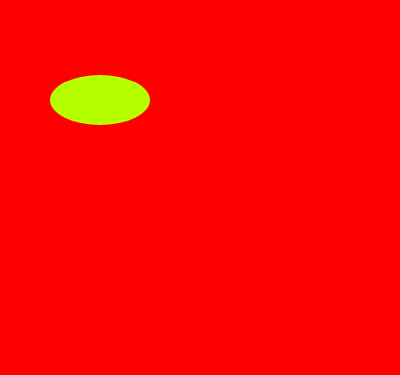
Frame 1 (no input)
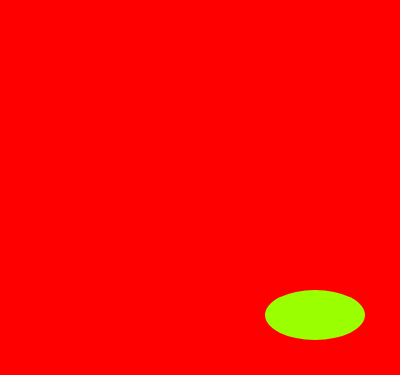
Frame 60 (no input)
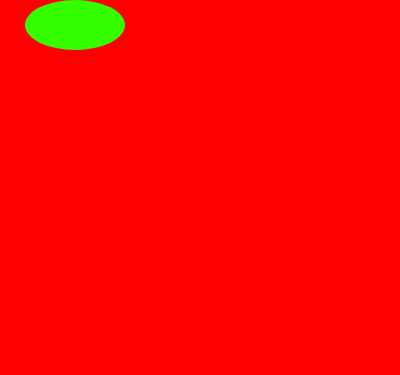
Frame 120 (the mouse pressed at the canvas centre since frame 60)

The p5.js sketch that drew these frames (run headless with seeded random() and noise() and a simulated clock; from frame 60 on, the mouse is pressed at the canvas centre):

// p5.js sketch
// ── sketch.js
let counter = 100;
let direction = 1;
let posX = 100;
let posY = 100;
let directionX = 1;
let directionY = 1;
let velocity = 5;
function setup() {
  // put setup code here
  createCanvas(400, 375);// or choose a size
  background(255, 0, 0);
}
function draw() {
  // the code in here runs at 60 fps
  background(255, 0, 0);
  noStroke();
  let r = random(255);
  // console.log(r);
  fill(r, 255, 0);
  let w = 100; // this is the width of the ellipse
  let h = 50;
  ellipse(posX, posY, w, h);
  // counter = counter + direction

  // here we change the direction for the X - AXIS
  if (posX > width - (w / 2) || posX < 0 + (w / 2)) {
    directionX *= -1;
  }

  // here we change the direction for the Y - AXIS
  if (posY > height - (h / 2) || posY < 0 + (h / 2)) {
    directionY *= -1;
  }


  // here we change the position according to direction and velocity
  posX += directionX * velocity;
  posY += directionY * velocity;


  counter += direction * velocity;
  // console.log(counter);
}

function windowResized() {
  resizeCanvas(innerWidth, innerHeight);// resize the canvas if the window is resized
}
